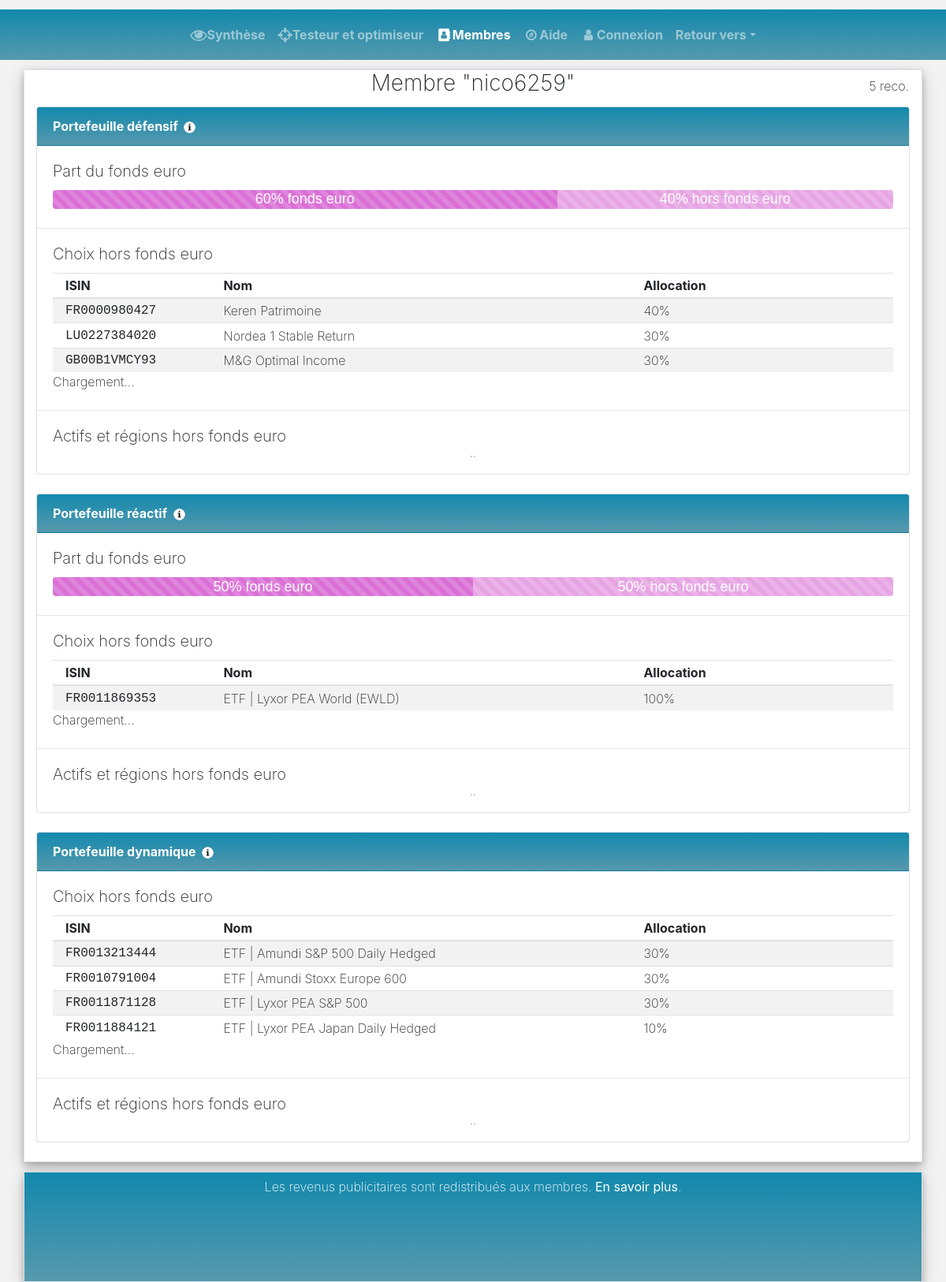
The app's page /membres/nico6259 with its own data.
### tables this page shows
CREATE TABLE IF NOT EXISTS `unitesdecompte` (
  `id` int(11) NOT NULL AUTO_INCREMENT,
  `isin` varchar(255) NOT NULL,
  `nom` varchar(255) NOT NULL,
  `date_donnees` date DEFAULT NULL,
  `chemin_morningstar` varchar(255) DEFAULT '0',
  PRIMARY KEY (`id`)
);

CREATE TABLE IF NOT EXISTS `utilisateurs_unitesdecompte` (
  `id_utilisateur` int(11) NOT NULL,
  `id_portefeuille` int(11) NOT NULL,
  `id_unitedecompte` int(11) NOT NULL,
  `pourcentage` int(11) NOT NULL,
  `date` date DEFAULT NULL,
  PRIMARY KEY (`id_utilisateur`,`id_unitedecompte`,`id_portefeuille`)
);

### web/fonctions/id_portefeuille.php (called while the page is built)
<?php
function id_portefeuille($nom)
{
   if ($nom == 'defensif')
   {
	   $id = 1;
   }
   elseif ($nom == 'reactif')
   {
	   $id = 2;
   }
   elseif ($nom == 'dynamique')
   {
	   $id = 3;
   }
   else
   {
	   $id = 0;
   }
   return $id;
}
?>

### web/infos_membre.php (the view, shortened to what this page needs)
<?php
include("fonctions/afficher_navbar.php");
include("fonctions/id_portefeuille.php");
include("fonctions/afficher_tableau_graphiques.php");
include("fonctions/afficher_fondseuro.php");
include("fonctions/scripts_google.php");
function afficher_portefeuille($bdd, $id, $portefeuille, $message_fonds_manquant, $pourcentage_fondseuro)
{
	if (array_key_exists(id_portefeuille($portefeuille), $pourcentage_fondseuro))
	{
		echo '<div class="card-body pb-0">
		<h5>Part du fonds euro</h5>';
		afficher_fondseuro($pourcentage_fondseuro, $portefeuille);
		echo '</div>
		<hr class="mb-0" />';
	}
	$req = $bdd->prepare('SELECT * FROM unitesdecompte
	INNER JOIN utilisateurs_unitesdecompte
	ON utilisateurs_unitesdecompte.id_unitedecompte = unitesdecompte.id
	WHERE utilisateurs_unitesdecompte.id_utilisateur = :id_utilisateur
	AND utilisateurs_unitesdecompte.id_portefeuille = :id_portefeuille
	ORDER BY utilisateurs_unitesdecompte.pourcentage DESC');
	$req->execute(array(
		'id_utilisateur' => $id,
		'id_portefeuille' => id_portefeuille($portefeuille)));
	if($req->rowCount())
	{
		echo '<div class="card-body pb-0">
		<h5 class="card-title">Choix hors fonds euro</h5>
		<table class="table table-striped table-hover table-shrink m-0">
			<thead>
			  <tr>
				<th style="width: 20%" class="cell-first">ISIN</th>
				<th style="width: 50%">Nom</th>
				<th style="width: 30%">Allocation</th>
			  </tr>
			</thead>
			<tbody>';
		$somme = 0;
		while ($donnees = $req->fetch())
		{
			echo '<tr>
				<td class="isin cell-first">'.$donnees['isin'].'</td>
				<td>'.htmlentities($donnees['nom']).'</td>
				<td>'.$donnees['pourcentage'].'%</td>
			</tr>';
			$somme += $donnees['pourcentage'];
		}
		echo '</tbody>
		</table>';
		if ($somme == 100)
		{
			echo '<span id="correl_'.$portefeuille.'">Chargement...</span>';
		}
		echo '</div>
		<hr class="mb-0" />
		<div class="card-body">
		<h5 class="card-title">Actifs et régions hors fonds euro</h5>';
		if ($somme == 100)
		{
			if (array_key_exists($portefeuille, $message_fonds_manquant))
			{
				echo '<p class="mb-0">'.$message_fonds_manquant[$portefeuille].'</p>';
			}
			else
			{
				afficher_tableau_graphiques($portefeuille);
			}
		}
		else
		{
			echo '<p class="mb-0">Les actifs et les régions pourront être affichés lorsque le portefeuille sera finalisé (somme égale à 100%).</p>';
		}
		echo '</div>';
	}
}
?>
<!DOCTYPE html>
<html>
<head>
	<?php
	if (isset($_GET['nom']) and $_GET['nom'] != "")
	{
		$get_nom = urldecode($_GET['nom']);
	}
	else
	{
		echo 'Membre';
	}
	?>
  <link rel="stylesheet" href="https://cdnjs.cloudflare.com/ajax/libs/font-awesome/4.7.0/css/font-awesome.min.css" type="text/css">
  <link rel="stylesheet" href="/theme.css" type="text/css">
	<?php
	try
	{
		$bdd = new PDO('mysql:host=*****;dbname=*****;charset=utf8', '*****', '*****');
	}
	catch(Exception $e)
	{
		die('Erreur : '.$e->getMessage());
	}
	$message = '';
	$message_fonds_manquant = array();
	if (isset($_GET['nom']) and $_GET['nom'] != "")
	{
		$req = $bdd->prepare('SELECT ut.id, ut.nom, IFNULL(rec.nbr_recommandations,0) AS nbr_recommandations
		FROM utilisateurs ut
		LEFT JOIN
		(
			SELECT id_recommandation, COUNT(*) AS nbr_recommandations
			FROM recommandations
			GROUP BY id_recommandation
		) rec
		ON rec.id_recommandation = ut.id
		WHERE ut.nom = :nom');
		$req->execute(array('nom' => $get_nom));
		if ($req->rowCount())
		{
			while ($donnees = $req->fetch())
			{
				$id_membre = $donnees['id'];
				$nbr_recommandations_membre = $donnees['nbr_recommandations'];
			}
		}
		else
		{
			$message = 'Membre non-inscrit.';
		}
	}
	?>
  </head>
<body class="bg-light">
<?php
afficher_navbar('membres');
?>
  <div class="mb-2">
    <div class="container">
      <div class="row">
        <div class="col-12 bg-white border shadow">
		<?php
		if (isset($_GET['nom']) and $_GET['nom'] != "")
		{
			if ($message == '')
			{
				echo '<div class="boite-droite">';
				if ($nbr_recommandations_membre > 0)
				{
					echo $nbr_recommandations_membre.' reco.';
				}
				echo '</div>';
			}
			echo '<h3 class="text-center">Membre "'.htmlentities($get_nom).'"</h3>';
			if ($message == '')
			{
				$pourcentage_fondseuro = valeurs_fondseuro($bdd, $id_membre);
        ?>
          <div class="card mb-3">
            <div class="card-header card-portefeuille"> Portefeuille défensif&nbsp;
              <a data-toggle="tooltip" title="Le portefeuille défensif doit permettre des rendements légèrement supérieurs à un fonds euro, avec un risque de perte en capital très faible. Il est constitué en grande partie de fonds euro, ainsi que de fonds et de trackers reconnus pour leur faible volatilité. Il permet un placement relativement court (par exemple de deux ans) et est notamment conseillé pour débuter."
                data-container="body">
                <img src="/images/info.png" class="rounded-circle" width="15em"> </a>
            </div>
			<?php
			afficher_portefeuille($bdd, $id_membre, 'defensif', $message_fonds_manquant, $pourcentage_fondseuro);
			?>
          </div>
          <div class="card mb-3">
            <div class="card-header card-portefeuille"> Portefeuille réactif&nbsp;
              <a data-toggle="tooltip" title="Le portefeuille réactif doit permettre un rendement sensiblement supérieur au portefeuille défensif en présentant un risque de perte en capital modéré à court terme. Il est constitué de fonds et de trackers suivant les marchés à la hausse comme à la baisse, avec une part en fonds euros plus réduite que dans le portefeuille défensif. Il correspond à un placement pour le moyen-terme (d’au moins cinq ans)."
                data-container="body">
                <img src="/images/info.png" class="rounded-circle" width="15em"> </a>
			</div>
			<?php
			afficher_portefeuille($bdd, $id_membre, 'reactif', $message_fonds_manquant, $pourcentage_fondseuro);
			?>
          </div>
          <div class="card mb-3">
            <div class="card-header card-portefeuille"> Portefeuille dynamique&nbsp;
              <a data-toggle="tooltip" title="Le portefeuille dynamique doit permettre un rendement supérieur au marché en contrepartie d\'une plus grande volatilité, et donc d\'un risque important de perte en capital à court et moyen terme. Il est principalement constitué de fonds et de trackers reposant sur des actions dont une partie peut apparaitre comme fragile (entreprises de petite capitalisation, pays émergents, …). Il correspond à un placement pour le long-terme (d’au moins dix ans) et peut nécessiter une surveillance régulière."
                data-container="body">
                <img src="/images/info.png" class="rounded-circle" width="15em"> </a>
			</div>
            <?php
			afficher_portefeuille($bdd, $id_membre, 'dynamique', $message_fonds_manquant, $pourcentage_fondseuro);
			?>
          </div>
		<?php
			}
			else
			{
				echo '<p class="bg-danger p-1">'.$message.'</p>';
			}
		}
		else
		{
			echo '<h3 class="text-center">Membre</h3>
			<p class="bg-danger p-1">Aucun nom de membre renseigné.</p>';
		}
		?>
        </div>
		<?php
		script_googleadsense();
		?>
      </div>
    </div>
  </div>
</body>
</html>

### web/fonctions/afficher_navbar.php (shortened to what this page needs)
<?php
function afficher_navbar($page)
{
	echo '<nav class="navbar navbar-expand-md bg-primary navbar-dark my-2">
		<div class="container">
		  <button class="navbar-toggler navbar-toggler-right" type="button" data-toggle="collapse" data-target="#navbar2SupportedContent" aria-controls="navbar2SupportedContent" aria-expanded="false" aria-label="Toggle navigation"> <span class="navbar-toggler-icon"></span> </button>
		  <div class="collapse navbar-collapse text-center justify-content-center" id="navbar2SupportedContent">
			<ul class="navbar-nav">
			  <li class="nav-item">
<a class="nav-link'; if ($page == 'index') {echo ' active';} echo '" href="/"><i class="fa d-inline fa-lg fa-eye"></i>Synthèse</a>
			  </li>';
	echo '<li class="nav-item">
		<a class="nav-link'; if ($page == 'testeur') {echo ' active';} echo '" href="/testeur.php"><i class="fa d-inline fa-lg fa-crosshairs"></i>Testeur et optimiseur</a>
	</li>
	<li class="nav-item">
		<a class="nav-link'; if ($page == 'membres') {echo ' active';} echo '" href="/membres.php"><i class="fa fa-fw fa-address-book"></i>Membres</a>
	</li>
	<li class="nav-item">
		<a class="nav-link'; if ($page == 'aide') {echo ' active';} echo '" href="/aide.php"><i class="fa fa-fw fa-compass"></i>Aide</a>
	</li>';
	if (isset($_SESSION['id']) AND isset($_SESSION['nom']))
	{
		echo '<li class="nav-item dropdown">
			<a class="nav-link dropdown-toggle'; if ($page == 'revenus_publicite' or $page == 'deconnexion') {echo ' active';} echo '" data-toggle="dropdown" href="#">Compte</a>
			<div class="dropdown-menu">
				<a class="dropdown-item" href="/revenus_publicite.php">Publicité</a>
				<a class="dropdown-item" href="/deconnexion.php">Déconnexion</a>
			</div>
		</li>';
	}
	else
	{
		echo '<li class="nav-item">
			<a class="nav-link'; if ($page == 'connexion') {echo ' active';} echo '" href="/connexion.php"><i class="fa fa-user fa-fw"></i>Connexion</a>
		</li>';
	}
	echo '<li class="nav-item dropdown">
            <a class="nav-link dropdown-toggle" data-toggle="dropdown" href="#">Retour vers</a>
            <div class="dropdown-menu">
              <a class="dropdown-item" href="https://avenuedesinvestisseurs.fr/">Avenue des investisseurs</a>
              <a class="dropdown-item" href="https://forum.hardware.fr/hfr/Discussions/Viepratique/pognon-epargne-placements-sujet_66515_1.htm">Forum HFR</a>
			  <a class="dropdown-item" href="http://www.frikenfonds.com/">Frikenfonds</a>
            </div>
          </li>
		  </ul>
		  </div>
		</div>
	  </nav>';
}
?>

### web/fonctions/afficher_fondseuro.php
<?php
function afficher_fondseuro($pourcentage_fondseuro, $portefeuille)
{
	echo '<div class="progress">';
	if ($pourcentage_fondseuro[id_portefeuille($portefeuille)] > 0)
	{
		echo '<div class="progress-bar progress-bar-striped progress-bar-fonds" role="progressbar" style="width:'.$pourcentage_fondseuro[id_portefeuille($portefeuille)].'%">';
		if ($pourcentage_fondseuro[id_portefeuille($portefeuille)] >= 15)
		{
			echo $pourcentage_fondseuro[id_portefeuille($portefeuille)].'% fonds euro';
		}
		else
		{
			echo $pourcentage_fondseuro[id_portefeuille($portefeuille)].'%';
		}
		echo '</div>';
	}
	if ((100-$pourcentage_fondseuro[id_portefeuille($portefeuille)]) > 0)
	{
		echo '<div class="progress-bar progress-bar-striped progress-bar-horsfonds" role="progressbar" style="width:'.(100-$pourcentage_fondseuro[id_portefeuille($portefeuille)]).'%">';
		if ((100-$pourcentage_fondseuro[id_portefeuille($portefeuille)]) >= 15)
		{
			echo (100-$pourcentage_fondseuro[id_portefeuille($portefeuille)]).'% hors fonds euro';
		}
		else
		{
			echo (100-$pourcentage_fondseuro[id_portefeuille($portefeuille)]).'%';
		}
		echo '</div>';
	}
	echo '</div>';
}
?>

### web/fonctions/afficher_tableau_graphiques.php
<?php
function afficher_tableau_graphiques($portefeuille)
{
	echo '<table class="mx-auto">
	  <tr>
		<td>
			<div id="chart_div_actifs_'.$portefeuille.'" style="border: 1px solid #ccc"></div>
		</td>
		<td>
			<div id="chart_div_regions_'.$portefeuille.'" style="border: 1px solid #ccc"></div>
		</td>
	  </tr>
	</table>';
}
?>

### web/fonctions/scripts_google.php (shortened to what this page needs)
<?php
function script_googleadsense()
{
	echo '
		<div class="col-12 border shadow mt-2 pt-1 pb-1 bg-primary publicite-degrade publicite_conteneur">
			<div class="mb-1 text-center publicite_elment">Les revenus publicitaires sont redistribués aux membres. <a class="publicite_texte" href="/publicite.php"><strong>En savoir plus</strong></a>.</div>
			<div class="publicite_elment">
				<ins class="adsbygoogle"
				   style="display:inline-block;min-width:400px;max-width:970px;width:100%;height:90px"
				   data-ad-client="ca-pub-3702641784758713"
				   data-ad-slot="7741213901"></ins>
				<script async src="//pagead2.googlesyndication.com/pagead/js/adsbygoogle.js"></script>
				<script>(adsbygoogle = window.adsbygoogle || []).push({});</script>
			</div>
		</div>
	';
}
?>

### records on screen
unitesdecompte: isin "FR0000980427", nom "Keren Patrimoine", utilisateurs_unitesdecompte.pourcentage "40"
unitesdecompte: isin "LU0227384020", nom "Nordea 1 Stable Return", utilisateurs_unitesdecompte.pourcentage "30"
unitesdecompte: isin "GB00B1VMCY93", nom "M&G Optimal Income", utilisateurs_unitesdecompte.pourcentage "30"
unitesdecompte: isin "FR0011869353", nom "ETF | Lyxor PEA World (EWLD)", utilisateurs_unitesdecompte.pourcentage "100"
unitesdecompte: isin "FR0013213444", nom "ETF | Amundi S&P 500 Daily Hedged", utilisateurs_unitesdecompte.pourcentage "30"
unitesdecompte: isin "FR0010791004", nom "ETF | Amundi Stoxx Europe 600", utilisateurs_unitesdecompte.pourcentage "30"
unitesdecompte: isin "FR0011871128", nom "ETF | Lyxor PEA S&P 500", utilisateurs_unitesdecompte.pourcentage "30"
unitesdecompte: isin "FR0011884121", nom "ETF | Lyxor PEA Japan Daily Hedged", utilisateurs_unitesdecompte.pourcentage "10"

### other values on screen
$nbr_recommandations_membre "5"
$get_nom "nico6259"
$pourcentage_fondseuro[id_portefeuille($portefeuille)] "60 50"
100-$pourcentage_fondseuro[id_portefeuille($portefeuille)] "40 50"
